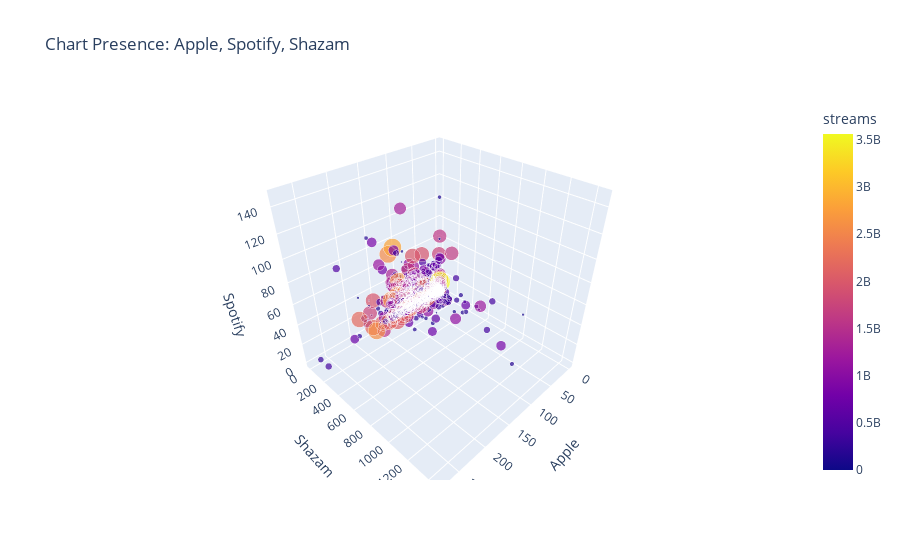

Write notebook code for a chart like this one.
### Code cell
df_Spotify.dropna(subset=['in_apple_charts', 'in_shazam_charts', 'in_spotify_charts', 'streams'], inplace=True)
fig_3d_scatter = px.scatter_3d(df_Spotify, x='in_apple_charts', y='in_shazam_charts', z='in_spotify_charts', color='streams',
                               size='streams', hover_name='song_name',
                               title='Chart Presence: Apple, Spotify, Shazam',
                               labels = {'in_apple_charts': 'Apple', 'in_shazam_charts': 'Shazam', 'in_spotify_charts': 'Spotify'})
fig_3d_scatter.show()

### Figure 1 — Plotly figure (JSON) as saved in the notebook; plotly's stock layout.template omitted (floating-point values rounded to 4 significant figures; data arrays with more than 128 entries replaced by an {"elided": "..."} marker saying what was removed)
{"data": [{"hovertemplate": "<b>%{hovertext}</b><br><br>Apple=%{x}<br>Shazam=%{y}<br>Spotify=%{z}<br>streams=%{marker.color}<extra></extra>", "hovertext": {"elided": "903 str values"}, "legendgroup": "", "marker": {"color": {"elided": "903 int values"}, "coloraxis": "coloraxis", "size": {"elided": "903 int values"}, "sizemode": "area", "sizeref": 8906000.0, "symbol": "circle"}, "mode": "markers", "name": "", "scene": "scene", "showlegend": false, "type": "scatter3d", "x": {"elided": "903 int values"}, "y": {"elided": "903 mixed values"}, "z": {"elided": "903 int values"}}], "layout": {"coloraxis": {"colorbar": {"title": {"text": "streams"}}, "colorscale": [[0, "#0d0887"], [0.1111, "#46039f"], [0.2222, "#7201a8"], [0.3333, "#9c179e"], [0.4444, "#bd3786"], [0.5556, "#d8576b"], [0.6667, "#ed7953"], [0.7778, "#fb9f3a"], [0.8889, "#fdca26"], [1, "#f0f921"]]}, "legend": {"itemsizing": "constant", "tracegroupgap": 0}, "scene": {"domain": {"x": [0, 1], "y": [0, 1]}, "xaxis": {"title": {"text": "Apple"}}, "yaxis": {"title": {"text": "Shazam"}}, "zaxis": {"title": {"text": "Spotify"}}}, "title": {"text": "Chart Presence: Apple, Spotify, Shazam"}}}
